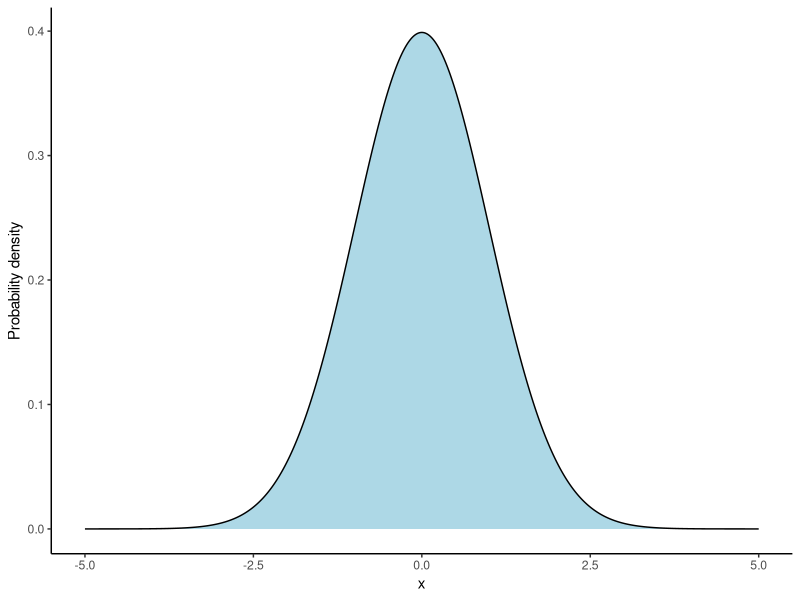
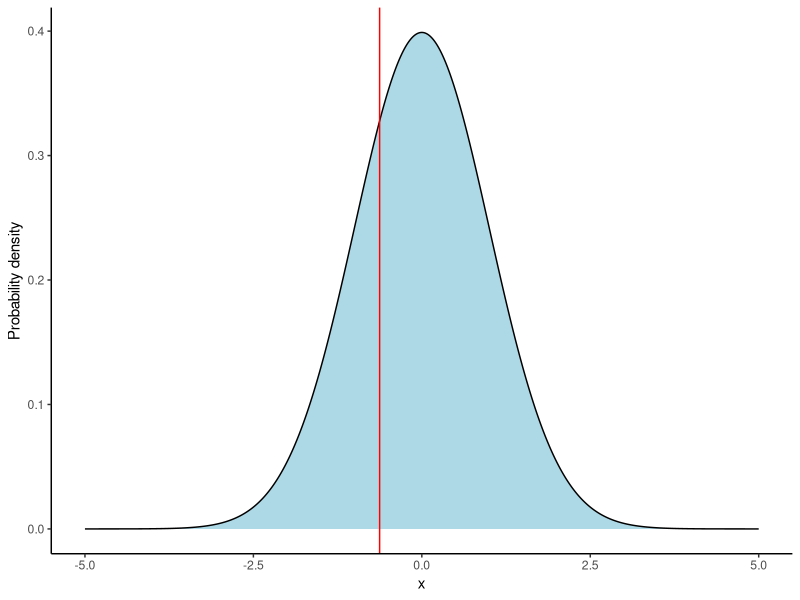
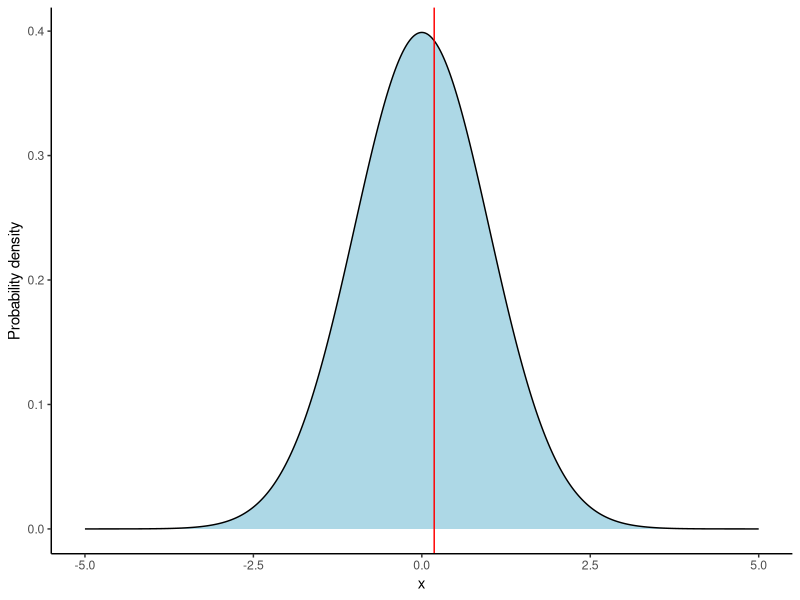
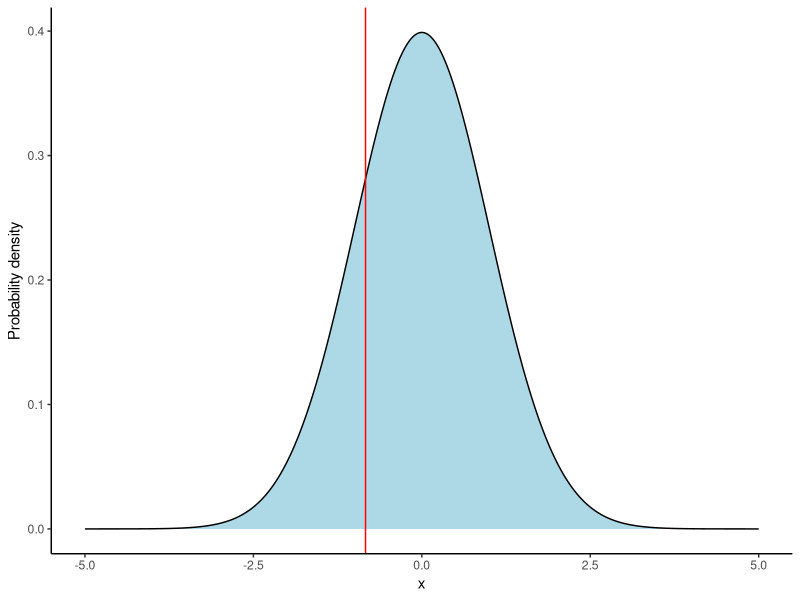
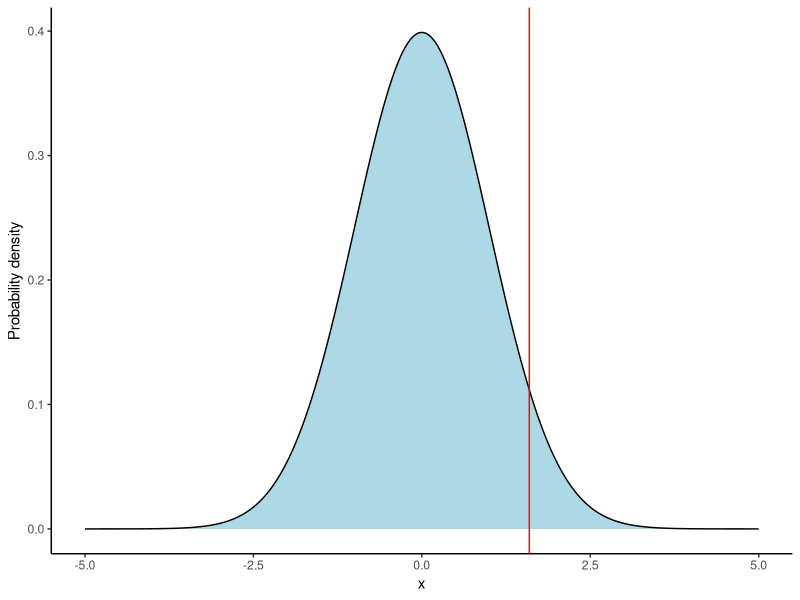
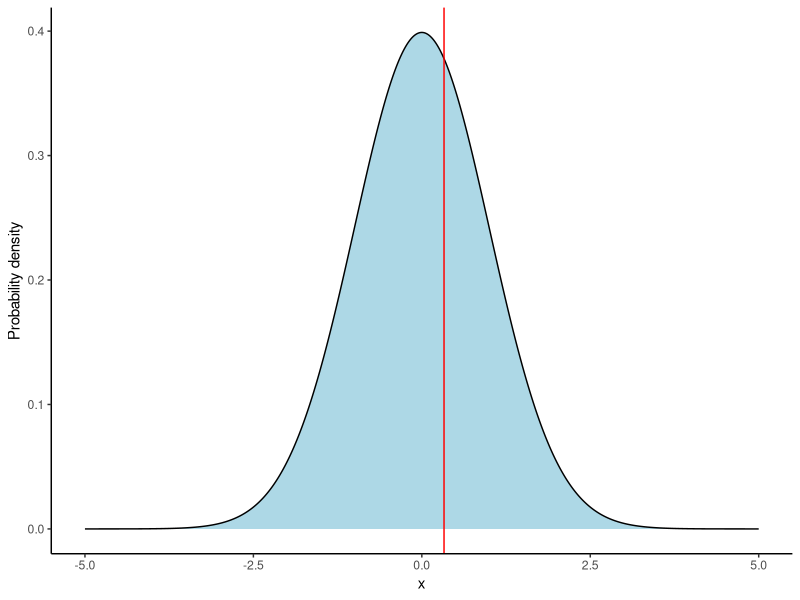
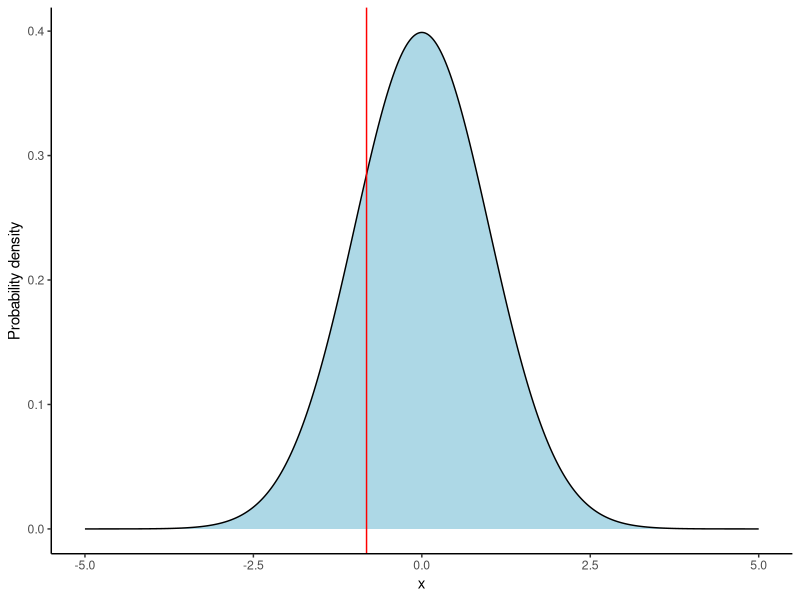
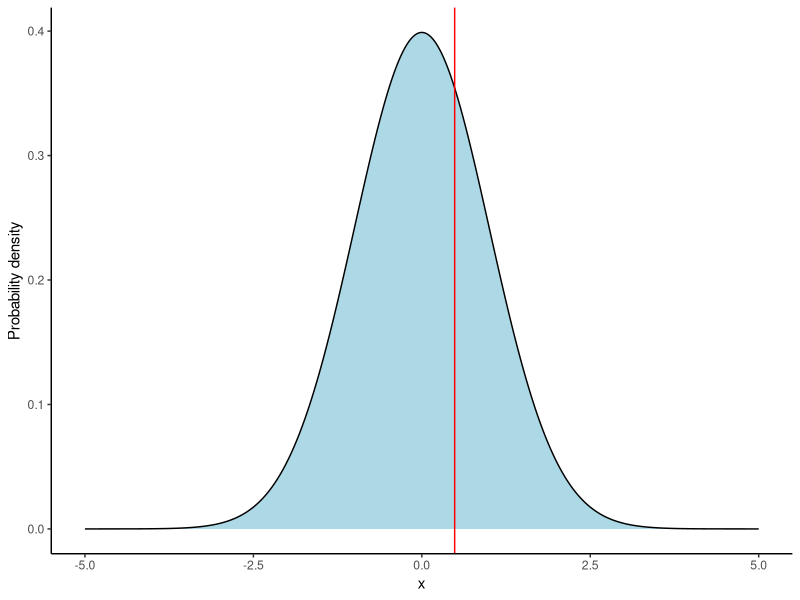

Source code (R) for these figures, in order:
## ---- chunk 1
knitr::opts_chunk$set(
  out.width = "100%",
  echo = FALSE
)
set.seed(1)
library(tidyverse)
theme_set(theme_classic())
## ---- chunk 2
x <- seq(from = -5, to = 5, by = 0.01)
y <- dnorm(x)

tibble(x, y) %>% 
  ggplot(aes(x, y)) + 
  geom_polygon(fill = "lightblue") +
  geom_line(colour = "black") +
  scale_y_continuous("Probability density")
## ---- chunk 3
#| fig.caption = "A normal distribution (blue) annotated with random draws from that distribution (red vertical lines)."
x <- seq(from = -5, to = 5, by = 0.01)
y <- dnorm(x)

for (i in 1:25) {
  p <- 
    tibble(x, y) %>% 
    ggplot(aes(x, y)) + 
    geom_polygon(fill = "lightblue") +
    geom_line(colour = "black") +
    geom_vline(xintercept = rnorm(1), colour = "red") +
    scale_y_continuous("Probability density")
  print(p)
}
## ---- chunk 4
means <- c(-2, 0, 2)
map_dfr(means, function(m) {
  tibble(
    x = seq(from = -10, to = 10, by = 0.01),
    y = dnorm(x, mean = m),
    mean = paste("Mean =", m)
  ) 
}) %>% 
  ggplot(
    aes(x, y, 
        colour = factor(mean), 
        fill = factor(mean))) + 
  geom_polygon(alpha = 0.2) + 
  facet_wrap(~ mean, ncol = 1) + 
  coord_cartesian(xlim = c(-4, 4)) +
  scale_x_continuous() +
  scale_y_continuous("Probability density") +
  theme(
    legend.position = "none",
    panel.spacing = unit(20, "pt"),
    strip.background = element_blank(),
    strip.text = element_text(face = "bold")
  )
## ---- chunk 5
sds <- c(0.25, 1, 2.5)
map_dfr(sds, function(sigma) {
  tibble(
    x = seq(from = -10, to = 10, by = 0.01),
    y = dnorm(x, sd = sigma),
    mean = paste("SD =", sigma)
  ) 
}) %>% 
  ggplot(
    aes(x, y, 
        colour = factor(mean), 
        fill = factor(mean))
  ) + 
  geom_polygon(alpha = 0.2) + 
  facet_wrap(~ mean, ncol = 1, scales = "free") + 
  coord_cartesian(xlim = c(-4, 4)) +
  scale_x_continuous() +
  scale_y_continuous("Probability density") +
  theme(
    legend.position = "none",
    panel.spacing = unit(20, "pt"),
    strip.background = element_blank(),
    strip.text = element_text(face = "bold")
  )
